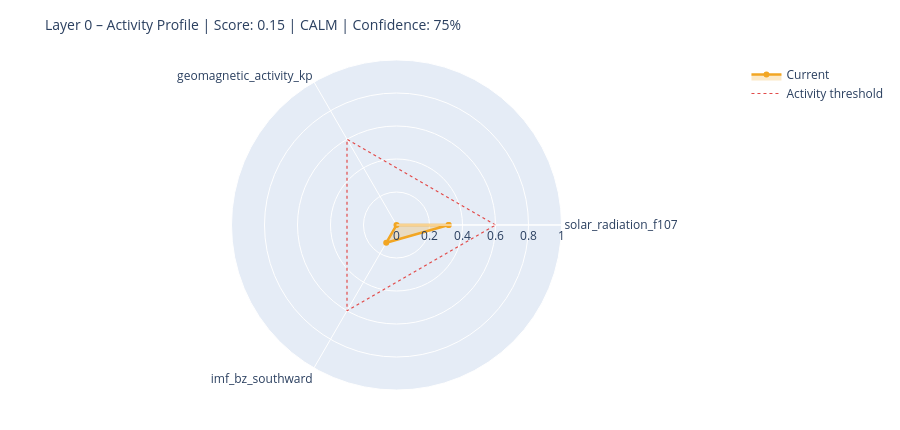

Notebook code cell kept with this figure:
### Markdown cell above
---
## 6. State Assessment & Handoff to Layer 1

### Code cell
# ============================================================
# STEP 1 – Collect raw values with source modes
# Mode: 'primary' | 'fallback_3h' | 'last_valid' | 'missing'
# ============================================================

def safe_last(df, col):
    if df is None or col not in df.columns: return None
    s = df[col].dropna()
    return float(s.iloc[-1]) if not s.empty else None

f107_now = safe_last(df_f107, 'f10.7')
bz_now   = safe_last(df_mag,  'bz_gsm')
kp_now   = safe_last(df_kp,   'kp')
sw_now   = safe_last(df_sw,   'speed')

source_modes = {
    'F10.7':    'primary'  if f107_now is not None else 'missing',
    'Kp':       'primary'  if kp_now   is not None else 'missing',
    'IMF_Bz':   'primary'  if bz_now   is not None else 'missing',
    'SW_speed': 'primary'  if sw_now   is not None else 'missing',
}

# Kp Fallback – 3h endpoint
if kp_now is None:
    try:
        r = requests.get(
            'https://services.swpc.noaa.gov/json/noaa-planetary-k-index.json',
            timeout=10)
        r.raise_for_status()
        fb = pd.DataFrame(r.json())
        tc = next((c for c in fb.columns if 'time' in c.lower()), fb.columns[0])
        kc = next((c for c in fb.columns if 'kp' in c.lower() and c != tc), None)
        if kc:
            fb[kc] = fb[kc].astype(str).str.extract(r'([0-9]+(?:\.[0-9]*)?)')[0]
            fb[kc] = pd.to_numeric(fb[kc], errors='coerce')
            fb = fb[fb[kc] >= 0].dropna(subset=[kc])
            if not fb.empty:
                kp_now = float(fb[kc].iloc[-1])
                source_modes['Kp'] = 'fallback_3h'
                print(f'  Kp fallback (3h): {kp_now:.1f}')
    except Exception as e:
        print(f'  Kp fallback failed: {e}')

# Solar Wind Fallback – last valid value
if sw_now is None and df_sw is not None and 'speed' in df_sw.columns:
    s = df_sw['speed'].dropna()
    if not s.empty:
        sw_now = float(s.iloc[-1])
        source_modes['SW_speed'] = 'last_valid'
        print(f'  SW fallback (last_valid): {sw_now:.0f} km/s')

print()
print('Source modes:', source_modes)

# ============================================================
# STEP 2 – Score from available components only
# ============================================================

def norm(v, lo, hi):
    if v is None: return None
    return max(0.0, min(1.0, (v - lo) / (hi - lo)))

COMPONENTS = {
    'solar_radiation_f107':    (f107_now, norm(f107_now, 60, 250)),
    'geomagnetic_activity_kp': (kp_now,   norm(kp_now,   0,   9)),
    'imf_bz_southward':        (bz_now,   norm(-(bz_now or 0) if bz_now else None, -5, 30)
                                           if bz_now is not None else None),
    'solar_wind_speed':        (sw_now,   norm(sw_now, 300, 800)),
}

available   = {k: v[1] for k, v in COMPONENTS.items() if v[1] is not None}
unavailable = [k for k, v in COMPONENTS.items() if v[1] is None]

layer0_score = round(sum(available.values()) / len(available), 4) if available else None
confidence   = round(len(available) / len(COMPONENTS), 2)

level = ('unknown'  if layer0_score is None
         else 'calm'     if layer0_score < 0.3
         else 'moderate' if layer0_score < 0.6
         else 'active')

# ============================================================
# STEP 3 – Dominant Driver
# ============================================================

def dominant_driver(kp, f107, bz, sw):
    candidates = []
    if kp   is not None and kp   >= 4:   candidates.append(('geomagnetic',    kp / 9))
    if sw   is not None and sw   >= 500:  candidates.append(('solar_wind',     sw / 800))
    if bz   is not None and bz   <= -5:   candidates.append(('imf_southward',  abs(bz) / 30))
    if f107 is not None and f107 >= 150:  candidates.append(('solar_radiation',f107 / 250))
    return max(candidates, key=lambda x: x[1])[0] if candidates else 'none'

driver = dominant_driver(kp_now, f107_now, bz_now, sw_now)

# ============================================================
# STEP 4 – Downstream expectations
# ============================================================

def downstream_expectation(driver, score, kp, bz, f107):
    exp = {
        'magnetosphere':        'calm',
        'ionosphere':           'calm',
        'schumann_resonance':   'unchanged',
        'lithosphere_currents': 'low',
    }
    if driver == 'geomagnetic' or (kp and kp >= 5):
        exp['magnetosphere']        = 'compressed / storm'
        exp['ionosphere']           = 'elevated disturbance (TEC variability)'
        exp['schumann_resonance']   = 'elevated amplitude possible'
        exp['lithosphere_currents'] = 'elevated induction currents'
    elif driver == 'imf_southward' or (bz and bz <= -5):
        exp['magnetosphere']        = 'energy coupling active'
        exp['ionosphere']           = 'elevated electron density possible'
        exp['schumann_resonance']   = 'slight modulation possible'
    elif driver == 'solar_radiation' or (f107 and f107 >= 150):
        exp['ionosphere']           = 'elevated ionization (F-layer)'
        exp['schumann_resonance']   = 'slightly elevated background activity'
    return exp

downstream = downstream_expectation(driver, layer0_score, kp_now, bz_now, f107_now)

# ============================================================
# CONSOLE OUTPUT
# ============================================================

W = 58
print('=' * W)
print('LAYER 0 – STATE ASSESSMENT')
print('=' * W)
for name, (raw_v, score_v) in COMPONENTS.items():
    if score_v is not None:
        bar = '█' * int(score_v * 20) + '░' * (20 - int(score_v * 20))
        print(f'  {name:<35}  {bar}  {score_v:.2f}')
    else:
        print(f'  {name:<35}  {"─" * 20}  n/a')
print('-' * W)
print(f'  Score ({len(available)}/{len(COMPONENTS)} components):  {layer0_score:.3f}')
print(f'  Confidence:         {confidence:.0%}')
print(f'  Level:              {level.upper()}')
print(f'  Dominant Driver:    {driver}')

# Radar chart
cats = list(available.keys())
vals = list(available.values())
if len(cats) >= 3:
    fig = go.Figure()
    fig.add_trace(go.Scatterpolar(
        r=vals + [vals[0]], theta=cats + [cats[0]],
        fill='toself', fillcolor='rgba(242,166,35,0.25)',
        line=dict(color='#F2A623', width=2.5), name='Current'
    ))
    fig.add_trace(go.Scatterpolar(
        r=[0.6] * (len(cats) + 1), theta=cats + [cats[0]],
        line=dict(color='#E24B4A', dash='dot', width=1.2),
        mode='lines', name='Activity threshold'
    ))
    fig.update_layout(
        title=dict(text=f'Layer 0 – Activity Profile | Score: {layer0_score:.2f} | {level.upper()} | Confidence: {confidence:.0%}',
                   font=dict(size=14)),
        polar=dict(radialaxis=dict(visible=True, range=[0, 1])),
        height=430, showlegend=True,
        margin=dict(l=60, r=60, t=60, b=40)
    )
    fig.show()

### Figure 1 — Plotly figure (JSON) as saved in the notebook; plotly's stock layout.template omitted (floating-point values rounded to 4 significant figures)
{"data": [{"fill": "toself", "fillcolor": "rgba(242,166,35,0.25)", "line": {"color": "#F2A623", "width": 2.5}, "name": "Current", "r": [0.3158, 0.0, 0.1246, 0.3158], "theta": ["solar_radiation_f107", "geomagnetic_activity_kp", "imf_bz_southward", "solar_radiation_f107"], "type": "scatterpolar"}, {"line": {"color": "#E24B4A", "dash": "dot", "width": 1.2}, "mode": "lines", "name": "Activity threshold", "r": [0.6, 0.6, 0.6, 0.6], "theta": ["solar_radiation_f107", "geomagnetic_activity_kp", "imf_bz_southward", "solar_radiation_f107"], "type": "scatterpolar"}], "layout": {"height": 430, "margin": {"b": 40, "l": 60, "r": 60, "t": 60}, "polar": {"radialaxis": {"range": [0, 1], "visible": true}}, "showlegend": true, "title": {"font": {"size": 14}, "text": "Layer 0 – Activity Profile | Score: 0.15 | CALM | Confidence: 75%"}}}
